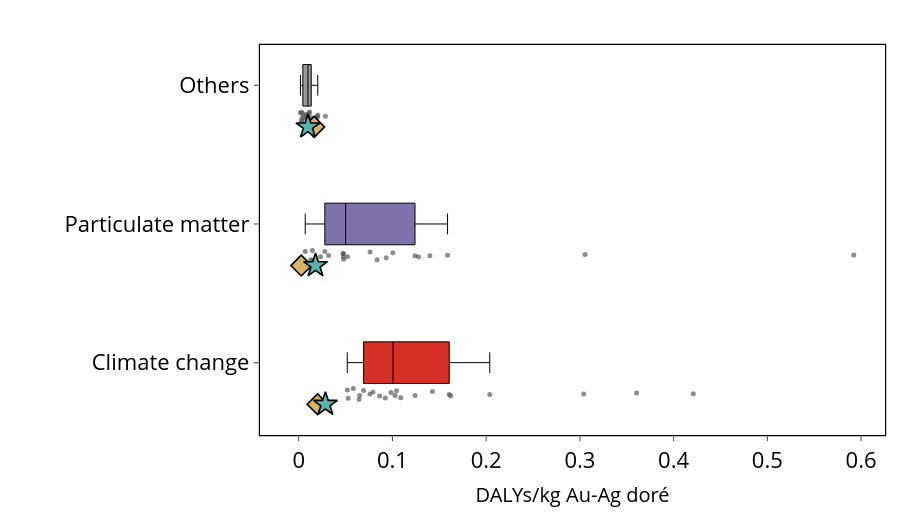

This figure's notebook cell:
### Markdown cell above
#### Boxplot HH

### Code cell
plot_lcia_boxes_for_reference_product(
    df_hh_eiv,
    reference_product="Au-Ag doré",
    yaxis_label="DALYs/kg Au-Ag doré",
    title="",
    output_html="results/Damages/boxplot_hh_dore_eiv.html",
    output_image="results/Damages/boxplot_hh_dore_eiv",
    image_format="pdf",
    **COMMON
)

plot_lcia_boxes_for_reference_product(
    df_hh_riv,
    reference_product="Au-Ag doré",
    yaxis_label="DALYs/kg Au-Ag doré",
    title="",
    output_html="results/Damages/boxplot_hh_dore_riv.html",
    output_image="results/Damages/boxplot_hh_dore_riv",
    image_format="pdf",
    **COMMON
)

### Figure 1 — Plotly figure (JSON) as saved in the notebook; plotly's stock layout.template omitted (floating-point values rounded to 4 significant figures)
{"data": [{"boxpoints": "all", "fillcolor": "#d73027", "hoverinfo": "text+x", "hovertext": ["Brucejack", "Canadian Malartic", "Casa Berardi", "Detour Lake", "Eagle River", "Goldex (Au)", "Hemlo", "Island", "Kiena", "LaRonde (Doré)", "Macassa", "Market for Doré", "Meadowbank complex", "Meliadine", "Musselwhite", "Porcupine complex", "Rainy River", "Red Lake", "Seabee Gold Operation", "Snow Lake (Doré)", "Westwood-Doyon", "Éléonore"], "jitter": 0.35, "line": {"color": "black", "width": 1}, "marker": {"color": "rgba(80,80,80,0.65)", "size": 5}, "orientation": "h", "showlegend": false, "width": 0.3, "x": [0.3605, 0.1043, 0.109, 0.2038, 0.06446, 0.09243, 0.06923, 0.05825, 0.05185, 0.05278, 0.1606, 0.1241, 0.1622, 0.1027, 0.0792, 0.1427, 0.3041, 0.09856, 0.421, 0.08635, 0.07606, 0.06506], "y": [0, 0, 0, 0, 0, 0, 0, 0, 0, 0, 0, 0, 0, 0, 0, 0, 0, 0, 0, 0, 0, 0], "type": "box"}, {"boxpoints": "all", "fillcolor": "#8073ac", "hoverinfo": "text+x", "hovertext": ["Brucejack", "Canadian Malartic", "Casa Berardi", "Detour Lake", "Eagle River", "Goldex (Au)", "Hemlo", "Island", "Kiena", "LaRonde (Doré)", "Macassa", "Market for Doré", "Meadowbank complex", "Meliadine", "Musselwhite", "Porcupine complex", "Rainy River", "Red Lake", "Seabee Gold Operation", "Snow Lake (Doré)", "Westwood-Doyon", "Éléonore"], "jitter": 0.35, "line": {"color": "black", "width": 1}, "marker": {"color": "rgba(80,80,80,0.65)", "size": 5}, "orientation": "h", "showlegend": false, "width": 0.3, "x": [0.04716, 0.04768, 0.01476, 0.1588, 0.09342, 0.04795, 0.1004, 0.3055, 0.006989, 0.01463, 0.1241, 0.07618, 0.05229, 0.03199, 0.1279, 0.08365, 0.1399, 0.5922, 0.04793, 0.01276, 0.02343, 0.0279], "y": [1, 1, 1, 1, 1, 1, 1, 1, 1, 1, 1, 1, 1, 1, 1, 1, 1, 1, 1, 1, 1, 1], "type": "box"}, {"boxpoints": "all", "fillcolor": "#999999", "hoverinfo": "text+x", "hovertext": ["Brucejack", "Canadian Malartic", "Casa Berardi", "Detour Lake", "Eagle River", "Goldex (Au)", "Hemlo", "Island", "Kiena", "LaRonde (Doré)", "Macassa", "Market for Doré", "Meadowbank complex", "Meliadine", "Musselwhite", "Porcupine complex", "Rainy River", "Red Lake", "Seabee Gold Operation", "Snow Lake (Doré)", "Westwood-Doyon", "Éléonore"], "jitter": 0.35, "line": {"color": "black", "width": 1}, "marker": {"color": "rgba(80,80,80,0.65)", "size": 5}, "orientation": "h", "showlegend": false, "width": 0.3, "x": [0.01015, 0.009638, 0.009037, 0.01935, 0.00314, 0.01171, 0.01091, 0.003461, 0.001901, 0.00334, 0.01166, 0.02854, 0.008079, 0.004452, 0.01121, 0.02003, 0.02037, 0.01651, 0.008144, 0.005435, 0.003046, 0.01339], "y": [2, 2, 2, 2, 2, 2, 2, 2, 2, 2, 2, 2, 2, 2, 2, 2, 2, 2, 2, 2, 2, 2], "type": "box"}, {"marker": {"color": "rgba(0,0,0,0)", "line": {"color": "black", "width": 1.5}, "size": 16, "symbol": "square"}, "mode": "markers", "name": "MetalliCan range", "showlegend": false, "x": [null], "y": [null], "type": "scatter"}, {"marker": {"color": "rgba(80,80,80,0.7)", "size": 10, "symbol": "circle"}, "mode": "markers", "name": "MetalliCan sites", "showlegend": false, "x": [null], "y": [null], "type": "scatter"}, {"marker": {"color": "#d8b365", "line": {"color": "black", "width": 1.6}, "size": 16, "symbol": "diamond"}, "mode": "markers", "name": "Ecoinvent", "showlegend": false, "x": [0.02012, 0.01652, 0.002744], "y": [-0.3, 1.7, 0.7], "type": "scatter"}, {"marker": {"color": "#5ab4ac", "line": {"color": "black", "width": 1.6}, "size": 18, "symbol": "star"}, "mode": "markers", "name": "Regioinvent", "showlegend": false, "x": [0.02852, 0.009868, 0.01798], "y": [-0.3, 1.7, 0.7], "type": "scatter"}], "layout": {"yaxis": {"tickmode": "array", "tickvals": [0, 1, 2], "ticktext": ["Climate change", "Particulate matter", "Others"], "tickfont": {"size": 22, "color": "black"}, "showgrid": false, "zeroline": false, "showline": true, "linecolor": "black", "linewidth": 1.2, "mirror": true, "ticks": "outside", "automargin": false}, "xaxis": {"title": {"text": "DALYs/kg Au-Ag doré", "font": {"size": 20, "color": "black"}}, "tickfont": {"size": 22, "color": "black"}, "showgrid": false, "zeroline": false, "showline": true, "linecolor": "black", "linewidth": 1.2, "mirror": true, "ticks": "outside", "automargin": false}, "title": {"text": "", "x": 0.5, "font": {"size": 18, "color": "black"}}, "showlegend": false, "margin": {"l": 260, "r": 15, "t": 45, "b": 85}, "width": 900, "height": 520, "plot_bgcolor": "white", "paper_bgcolor": "white"}}
